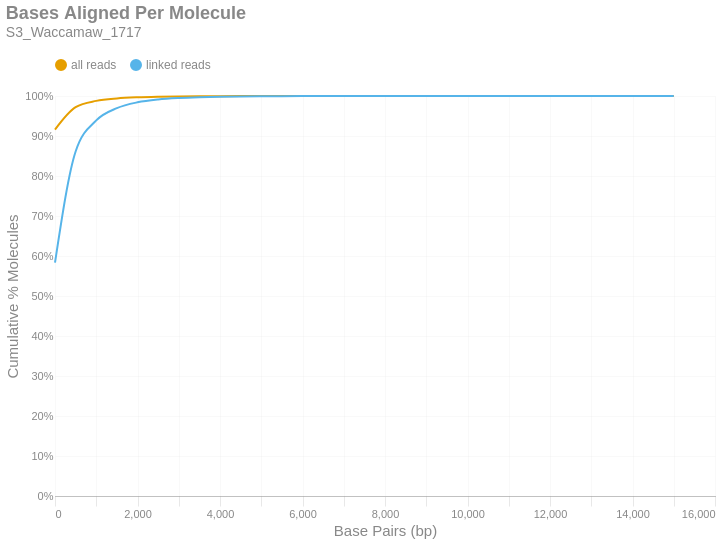

Here is the notebook cell this chart was saved with:
### Markdown cell above
### Bases Aligned Per Molecule
This is a cumulative frequency distribution showing the number of base pairs aligned per unique molecule. These data are shown in 500 bp bins. There are two distributions: one with `all reads` (yellow) and another with only `linked reads` (blue). The percent of molecules in the `linked reads` distribution is relative to the total number of linked molecules.

### Code cell
if SKIPLR:
    print_html(f"Skipped")
else:
    binned_df = consolidated_hist(valids['aligned_bp'], mask, 500, True)
    with SafeRender(binned_df):
        (
            density_plot(binned_df, 'Bases Aligned Per Molecule', samplename, 'basesper')
            .encode(
                x=alt.X('bin:Q', title="Base Pairs (bp)").axis(tickMinStep=500).scale(padding=0),
                y=alt.Y('value:Q', title='Cumulative % Molecules')
                    .axis(format='%')
                    .scale(domain = [0,1])
                    .stack(False),
                color=alt.Color("key:N").scale(domain = ["all reads", "linked reads"]),
                tooltip = [
                    alt.Tooltip("key:N", title = "Data Type"),
                    alt.Tooltip("range_label:N", title="Bases Aligned Per Molecule"),
                    alt.Tooltip("value:Q", format = ".2%", title="% Molecules (Cum.)")
                ]
            )
        ).display()

### Figure 1 — Vega-Lite specification as saved in the notebook (floating-point values rounded to 4 significant figures)
{"width": "container", "height": 400, "config": {"title": {"anchor": "start", "dy": -15, "fontSize": 18, "color": "#888888", "subtitleColor": "#888888", "subtitleFontSize": 14}, "arc": {"fill": "#0072B2"}, "axis": {"domainColor": "#888888", "domainWidth": 0.5, "gridWidth": 0.2, "grid": false, "titleFontWeight": 400, "titleFontSize": 15, "labelFontSize": 11, "labelColor": "#888888", "tickColor": "#888888", "tickWidth": 0.2, "titleColor": "#888888"}, "axisBand": {"grid": false}, "axisX": {"grid": true, "tickSize": 10, "domainCap": "round"}, "axisY": {"domain": false, "grid": true, "tickSize": 0, "domainCap": "round"}, "background": "transparent", "header": {"labelFontSize": 15, "labelColor": "#888888", "titleFontSize": 15, "titleFontWeight": 600, "titleColor": "#888888"}, "legend": {"labelFont": "sans-serif", "labelFontSize": 12, "labelColor": "#888888", "symbolSize": 100, "symbolType": "circle", "titleFontSize": 12, "titlePadding": 10, "titleColor": "#888888", "title": null, "orient": "top"}, "range": {"category": ["#E69F00", "#56B4E9", "#009E73", "#F0E442", "#0072B2", "#D55E00", "#CC79A7", "#000000"], "diverging": ["#cfe8f3", "#a2d4ec", "#73bfe2", "#46abdb", "#1696d2", "#12719e"]}, "area": {"fill": "#0072B2", "fillOpacity": 0.7, "line": true, "strokeOpacity": 0.7}, "line": {"color": "#0072B2", "stroke": "#0072B2", "strokeWidth": 2}, "trail": {"color": "#0072B2", "stroke": "#0072B2", "strokeWidth": 0, "size": 1}, "point": {"filled": true, "fillOpacity": 1.0, "size": 95}, "text": {"color": "#888888", "fontSize": 11, "align": "right", "fontWeight": 400, "size": 11}, "bar": {"fill": "#0072B2", "stroke": null}, "view": {"stroke": null, "continuousWidth": 660, "continuousHeight": 400}}, "data": {"name": "data-66abf7a4ff4ac7acb7434236c588430d"}, "mark": {"type": "line", "interpolate": "monotone", "point": {"opacity": 0, "size": 275}}, "encoding": {"color": {"field": "key", "scale": {"domain": ["all reads", "linked reads"]}, "type": "nominal"}, "tooltip": [{"field": "key", "title": "Data Type", "type": "nominal"}, {"field": "range_label", "title": "Bases Aligned Per Molecule", "type": "nominal"}, {"field": "value", "format": ".2%", "title": "% Molecules (Cum.)", "type": "quantitative"}], "x": {"axis": {"tickMinStep": 500}, "field": "bin", "scale": {"padding": 0}, "title": "Base Pairs (bp)", "type": "quantitative"}, "y": {"axis": {"format": "%"}, "field": "value", "scale": {"domain": [0, 1]}, "stack": false, "title": "Cumulative % Molecules", "type": "quantitative"}}, "params": [{"name": "param_c36ac31b6afebe62", "select": {"type": "point", "fields": ["key"]}, "bind": "legend"}], "title": {"text": "Bases Aligned Per Molecule", "subtitle": "S3_Waccamaw_1717"}, "transform": [{"fold": ["all reads (cumsum)", "linked reads (cumsum)"]}, {"calculate": "replace(datum.key, ' (cumsum)', '')", "as": "key"}, {"filter": {"param": "param_c36ac31b6afebe62"}}], "usermeta": {"embedOptions": {"downloadFileName": "S3_Waccamaw_1717.basesper"}}, "$schema": "https://vega.github.io/schema/vega-lite/v6.1.0.json", "datasets": {"data-66abf7a4ff4ac7acb7434236c588430d": [{"bin": "0.0", "interval": "0.0-500.0", "all reads": 0.9161, "linked reads": 0.5833, "all reads (cumsum)": 0.9161, "linked reads (cumsum)": 0.5833, "range_label": "0-499"}, {"bin": "500.0", "interval": "500.0-1000.0", "all reads": 0.05612, "linked reads": 0.2781, "all reads (cumsum)": 0.9722, "linked reads (cumsum)": 0.8613, "range_label": "500-999"}, {"bin": "1000.0", "interval": "1000.0-1500.0", "all reads": 0.01556, "linked reads": 0.07759, "all reads (cumsum)": 0.9878, "linked reads (cumsum)": 0.9389, "range_label": "1000-1499"}, {"bin": "1500.0", "interval": "1500.0-2000.0", "all reads": 0.006156, "linked reads": 0.03077, "all reads (cumsum)": 0.9939, "linked reads (cumsum)": 0.9697, "range_label": "1500-1999"}, {"bin": "2000.0", "interval": "2000.0-2500.0", "all reads": 0.002887, "linked reads": 0.01443, "all reads (cumsum)": 0.9968, "linked reads (cumsum)": 0.9841, "range_label": "2000-2499"}, {"bin": "2500.0", "interval": "2500.0-3000.0", "all reads": 0.001434, "linked reads": 0.007169, "all reads (cumsum)": 0.9983, "linked reads (cumsum)": 0.9913, "range_label": "2500-2999"}, {"bin": "3000.0", "interval": "3000.0-3500.0", "all reads": 0.0007398, "linked reads": 0.003699, "all reads (cumsum)": 0.999, "linked reads (cumsum)": 0.995, "range_label": "3000-3499"}, {"bin": "3500.0", "interval": "3500.0-4000.0", "all reads": 0.0004116, "linked reads": 0.002058, "all reads (cumsum)": 0.9994, "linked reads (cumsum)": 0.9971, "range_label": "3500-3999"}, {"bin": "4000.0", "interval": "4000.0-4500.0", "all reads": 0.0002312, "linked reads": 0.001156, "all reads (cumsum)": 0.9996, "linked reads (cumsum)": 0.9982, "range_label": "4000-4499"}, {"bin": "4500.0", "interval": "4500.0-5000.0", "all reads": 0.0001335, "linked reads": 0.0006678, "all reads (cumsum)": 0.9998, "linked reads (cumsum)": 0.9989, "range_label": "4500-4999"}, {"bin": "5000.0", "interval": "5000.0-5500.0", "all reads": 7.788e-05, "linked reads": 0.0003894, "all reads (cumsum)": 0.9999, "linked reads (cumsum)": 0.9993, "range_label": "5000-5499"}, {"bin": "5500.0", "interval": "5500.0-6000.0", "all reads": 5.294e-05, "linked reads": 0.0002647, "all reads (cumsum)": 0.9999, "linked reads (cumsum)": 0.9995, "range_label": "5500-5999"}, {"bin": "6000.0", "interval": "6000.0-6500.0", "all reads": 3.313e-05, "linked reads": 0.0001657, "all reads (cumsum)": 0.9999, "linked reads (cumsum)": 0.9997, "range_label": "6000-6499"}, {"bin": "6500.0", "interval": "6500.0-7000.0", "all reads": 2.186e-05, "linked reads": 0.0001093, "all reads (cumsum)": 1.0, "linked reads (cumsum)": 0.9998, "range_label": "6500-6999"}, {"bin": "7000.0", "interval": "7000.0-7500.0", "all reads": 1.298e-05, "linked reads": 6.49e-05, "all reads (cumsum)": 1.0, "linked reads (cumsum)": 0.9999, "range_label": "7000-7499"}, {"bin": "7500.0", "interval": "7500.0-8000.0", "all reads": 4.782e-06, "linked reads": 2.391e-05, "all reads (cumsum)": 1.0, "linked reads (cumsum)": 0.9999, "range_label": "7500-7999"}, {"bin": "8000.0", "interval": "8000.0-8500.0", "all reads": 7.514e-06, "linked reads": 3.757e-05, "all reads (cumsum)": 1.0, "linked reads (cumsum)": 0.9999, "range_label": "8000-8499"}, {"bin": "8500.0", "interval": "8500.0-9000.0", "all reads": 2.391e-06, "linked reads": 1.195e-05, "all reads (cumsum)": 1.0, "linked reads (cumsum)": 1.0, "range_label": "8500-8999"}, {"bin": "9000.0", "interval": "9000.0-9500.0", "all reads": 2.049e-06, "linked reads": 1.025e-05, "all reads (cumsum)": 1.0, "linked reads (cumsum)": 1.0, "range_label": "9000-9499"}, {"bin": "9500.0", "interval": "9500.0-10000.0", "all reads": 2.391e-06, "linked reads": 1.195e-05, "all reads (cumsum)": 1.0, "linked reads (cumsum)": 1.0, "range_label": "9500-9999"}, {"bin": "10000.0", "interval": "10000.0-10500.0", "all reads": 3.416e-07, "linked reads": 1.708e-06, "all reads (cumsum)": 1.0, "linked reads (cumsum)": 1.0, "range_label": "10000-10499"}, {"bin": "10500.0", "interval": "10500.0-11000.0", "all reads": 1.025e-06, "linked reads": 5.123e-06, "all reads (cumsum)": 1.0, "linked reads (cumsum)": 1.0, "range_label": "10500-10999"}, {"bin": "11000.0", "interval": "11000.0-11500.0", "all reads": 6.831e-07, "linked reads": 3.416e-06, "all reads (cumsum)": 1.0, "linked reads (cumsum)": 1.0, "range_label": "11000-11499"}, {"bin": "11500.0", "interval": "11500.0-12000.0", "all reads": 0.0, "linked reads": 0.0, "all reads (cumsum)": 1.0, "linked reads (cumsum)": 1.0, "range_label": "11500-11999"}, {"bin": "12000.0", "interval": "12000.0-12500.0", "all reads": 6.831e-07, "linked reads": 3.416e-06, "all reads (cumsum)": 1.0, "linked reads (cumsum)": 1.0, "range_label": "12000-12499"}, {"bin": "12500.0", "interval": "12500.0-13000.0", "all reads": 3.416e-07, "linked reads": 1.708e-06, "all reads (cumsum)": 1.0, "linked reads (cumsum)": 1.0, "range_label": "12500-12999"}, {"bin": "13000.0", "interval": "13000.0-13500.0", "all reads": 0.0, "linked reads": 0.0, "all reads (cumsum)": 1.0, "linked reads (cumsum)": 1.0, "range_label": "13000-13499"}, {"bin": "13500.0", "interval": "13500.0-14000.0", "all reads": 0.0, "linked reads": 0.0, "all reads (cumsum)": 1.0, "linked reads (cumsum)": 1.0, "range_label": "13500-13999"}, {"bin": "14000.0", "interval": "14000.0-14500.0", "all reads": 0.0, "linked reads": 0.0, "all reads (cumsum)": 1.0, "linked reads (cumsum)": 1.0, "range_label": "14000-14499"}, {"bin": "14500.0", "interval": "14500.0-15000.0", "all reads": 3.416e-07, "linked reads": 1.708e-06, "all reads (cumsum)": 1.0, "linked reads (cumsum)": 1.0, "range_label": "14500-14999"}, {"bin": "15000.0", "interval": "15000.0-15500.0", "all reads": 3.416e-07, "linked reads": 1.708e-06, "all reads (cumsum)": 1.0, "linked reads (cumsum)": 1.0, "range_label": "15000-15499"}]}}
